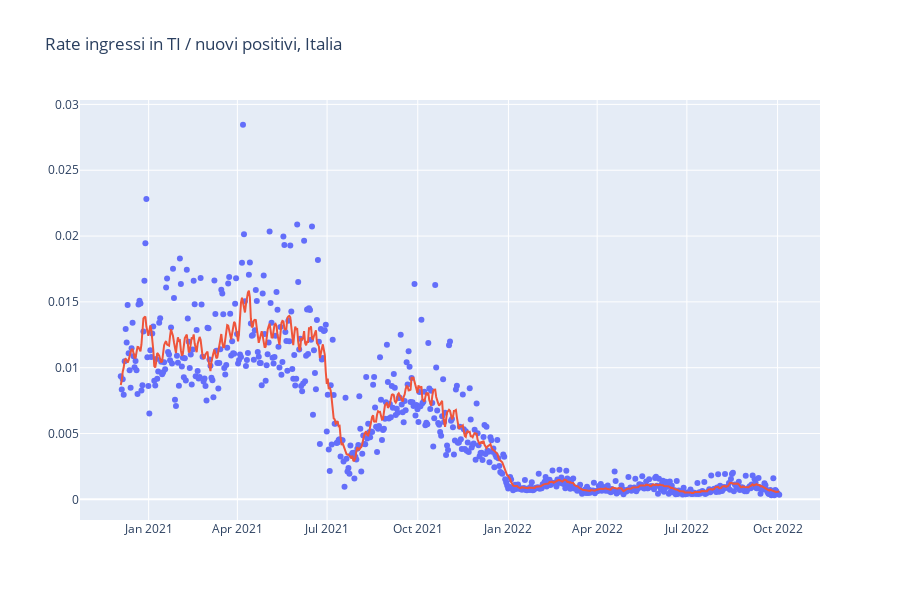
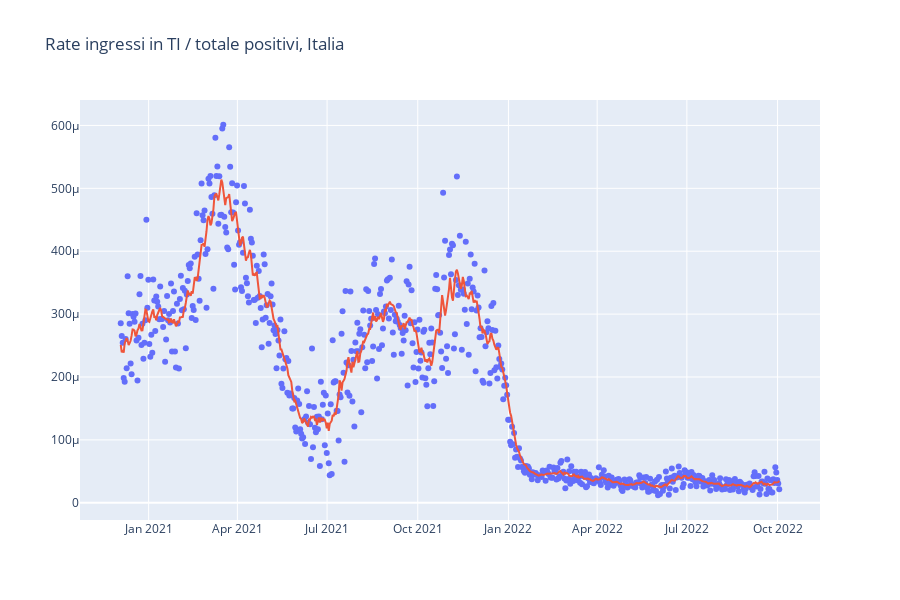
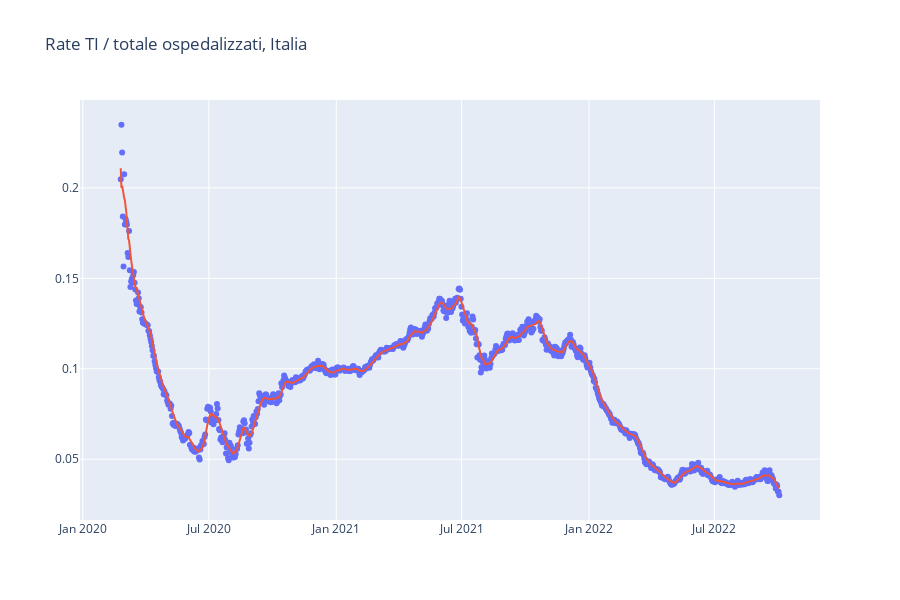

Notebook code for these charts, in order:
### Code cell
# rate vs NUOVI POSITIVI
fig = go.Figure()

fig.add_trace(go.Scatter(y=rate_inTI_inPOS[-len(valid_ingressi_TI):],
                         x=giorni[-len(valid_ingressi_TI):],
                         mode='markers'))

fig.add_trace(go.Scatter(y=moving_function_rev1(rate_inTI_inPOS[-len(valid_ingressi_TI):],np.mean,7,3),
                         x=giorni[-len(valid_ingressi_TI):]))
  
fig.update_layout(
    title="Rate ingressi in TI / nuovi positivi, Italia",
    autosize=False,
    showlegend=False,
    width=900,
    height=600
)

fig.show()

# rate vs TOTALE POSITIVI

fig = go.Figure()

fig.add_trace(go.Scatter(y=rate_inTI_totPOS[-len(valid_ingressi_TI):],
                         x=giorni[-len(valid_ingressi_TI):],
                         mode='markers'))

fig.add_trace(go.Scatter(y=moving_function_rev1(rate_inTI_totPOS[-len(valid_ingressi_TI):],np.mean,7,3),
                         x=giorni[-len(valid_ingressi_TI):]))
  
fig.update_layout(
    title="Rate ingressi in TI / totale positivi, Italia",
    autosize=False,
    showlegend=False,
    width=900,
    height=600
)

fig.show()


# rate TI vs TOTALE OSPEDALIZZATI

fig = go.Figure()

fig.add_trace(go.Scatter(y=rate_TI_OSP,
                         x=giorni,
                         mode='markers'))

fig.add_trace(go.Scatter(y=moving_function_rev1(rate_TI_OSP,np.mean,7,3),
                         x=giorni))
  
fig.update_layout(
    title="Rate TI / totale ospedalizzati, Italia",
    autosize=False,
    showlegend=False,
    width=900,
    height=600
)

fig.show()

### Figure 1 — Plotly figure (JSON) as saved in the notebook; plotly's stock layout.template omitted (floating-point values rounded to 4 significant figures; data arrays with more than 128 entries replaced by an {"elided": "..."} marker saying what was removed)
{"data": [{"mode": "markers", "type": "scatter", "x": {"elided": "669 str values"}, "y": {"elided": "669 float values"}}, {"type": "scatter", "x": {"elided": "669 str values"}, "y": {"elided": "669 float values"}}], "layout": {"autosize": false, "height": 600, "showlegend": false, "title": {"text": "Rate ingressi in TI / nuovi positivi, Italia"}, "width": 900}}

### Figure 2 — Plotly figure (JSON) as saved in the notebook; plotly's stock layout.template omitted (floating-point values rounded to 4 significant figures; data arrays with more than 128 entries replaced by an {"elided": "..."} marker saying what was removed)
{"data": [{"mode": "markers", "type": "scatter", "x": {"elided": "669 str values"}, "y": {"elided": "669 float values"}}, {"type": "scatter", "x": {"elided": "669 str values"}, "y": {"elided": "669 float values"}}], "layout": {"autosize": false, "height": 600, "showlegend": false, "title": {"text": "Rate ingressi in TI / totale positivi, Italia"}, "width": 900}}

### Figure 3 — Plotly figure (JSON) as saved in the notebook; plotly's stock layout.template omitted (floating-point values rounded to 4 significant figures; data arrays with more than 128 entries replaced by an {"elided": "..."} marker saying what was removed)
{"data": [{"mode": "markers", "type": "scatter", "x": {"elided": "952 str values"}, "y": {"elided": "952 float values"}}, {"type": "scatter", "x": {"elided": "952 str values"}, "y": {"elided": "952 float values"}}], "layout": {"autosize": false, "height": 600, "showlegend": false, "title": {"text": "Rate TI / totale ospedalizzati, Italia"}, "width": 900}}
